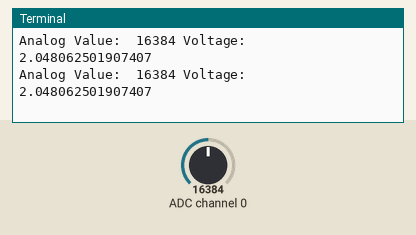
A program run on a simulated Raspberry Pi (BCM pin numbers). Shown: the last lines printed to the terminal. The inputs (shaded band) are chosen by the test bench; at power-on: ADC channel 0 = 16384 (analog values on the 0–32767 scale).

Above: at 1.2 s.
1.3 s: ADC channel 0 set to 22936
At 2.4 s:
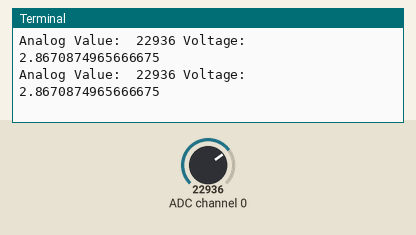
2.8 s: ADC channel 0 set to 28834
At 3.7 s:
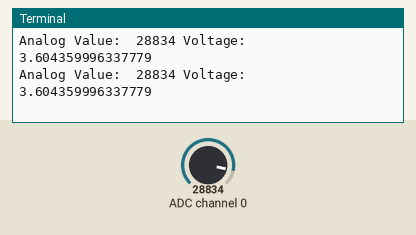
Timing chart, 0 to 5.8 s (numbered marks = the images above; inputs shaded):
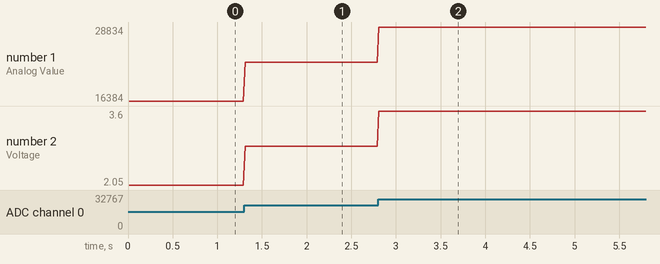

The program:

pot_read.py
```python
import board
import time
import busio
import adafruit_ads1x15.ads1115 as ADS
from adafruit_ads1x15.analog_in import AnalogIn
import RPi.GPIO as GPIO

# Initialize the I2C interface
i2c = busio.I2C(board.SCL, board.SDA)

# Create an ADS1115 object
ads = ADS.ADS1115(i2c)

# Define the analog input channel
channel = AnalogIn(ads, ADS.P0)

#GPIO.setmode(GPIO.BCM)  # Set's GPIO pins to BCM GPIO numbering
#INPUT_PIN = 4           # Sets our input pin, in this example I'm connecting our button to pin 4. Pin 0 is the SDA pin so I avoid using it for sensors/buttons
#in1 = 17
#in2 = 27
#en = 22
#GPIO.setup(INPUT_PIN, GPIO.IN)  # Set our input pin to be an input
#GPIO.setup(in1,GPIO.OUT)
#GPIO.setup(in2,GPIO.OUT)
#GPIO.setup(en,GPIO.OUT)
#GPIO.output(in1,GPIO.LOW)
#GPIO.output(in2,GPIO.LOW)
#p=GPIO.PWM(en,1000)
#p.start(25)

# Loop to read the analog input continuously
while True:
    print("Analog Value: ", channel.value, "Voltage: ", channel.voltage)
```

Measured:
- after the input at 1.3 s, the terminal: prints a new line at once (image 1)
- after the input at 2.8 s, the terminal: prints a new line at once (image 2)
- plotted number 1: 16384 → 22936 after the input at 1.3 s, 22936 → 28834 after the input at 2.8 s
- plotted number 2: 2.05 → 2.87 after the input at 1.3 s, 2.87 → 3.6 after the input at 2.8 s
